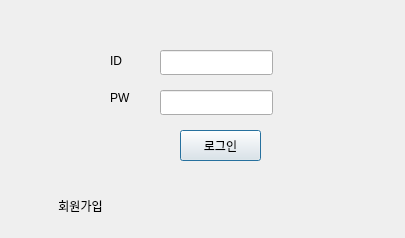
<?xml version="1.0" encoding="UTF-8"?>
<ui version="4.0">
 <class>Dialog</class>
 <widget class="QDialog" name="Dialog">
  <property name="geometry">
   <rect>
    <x>0</x>
    <y>0</y>
    <width>405</width>
    <height>238</height>
   </rect>
  </property>
  <property name="windowTitle">
   <string>Dialog</string>
  </property>
  <widget class="QLabel" name="label">
   <property name="geometry">
    <rect>
     <x>110</x>
     <y>50</y>
     <width>31</width>
     <height>21</height>
    </rect>
   </property>
   <property name="text">
    <string>ID</string>
   </property>
  </widget>
  <widget class="QLabel" name="label_2">
   <property name="geometry">
    <rect>
     <x>110</x>
     <y>90</y>
     <width>41</width>
     <height>16</height>
    </rect>
   </property>
   <property name="text">
    <string>PW</string>
   </property>
  </widget>
  <widget class="QLineEdit" name="id_txt">
   <property name="geometry">
    <rect>
     <x>160</x>
     <y>50</y>
     <width>113</width>
     <height>25</height>
    </rect>
   </property>
  </widget>
  <widget class="QLineEdit" name="pw_txt">
   <property name="geometry">
    <rect>
     <x>160</x>
     <y>90</y>
     <width>113</width>
     <height>25</height>
    </rect>
   </property>
  </widget>
  <widget class="QPushButton" name="login_btn">
   <property name="geometry">
    <rect>
     <x>180</x>
     <y>130</y>
     <width>81</width>
     <height>31</height>
    </rect>
   </property>
   <property name="text">
    <string>로그인</string>
   </property>
  </widget>
  <widget class="QPushButton" name="signup_btn">
   <property name="geometry">
    <rect>
     <x>40</x>
     <y>190</y>
     <width>81</width>
     <height>31</height>
    </rect>
   </property>
   <property name="styleSheet">
    <string notr="true">border-radius: 5px</string>
   </property>
   <property name="text">
    <string>회원가입</string>
   </property>
  </widget>
 </widget>
 <resources/>
 <connections/>
</ui>
